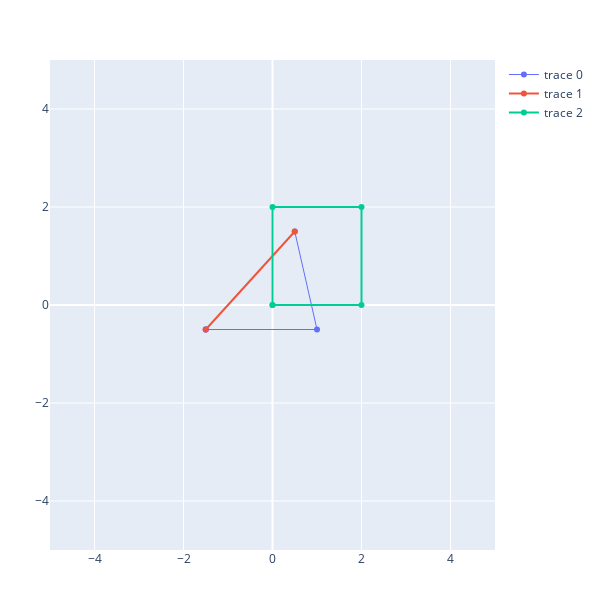

The notebook cell this image was saved under:
### Code cell
function plottriangle(t::Triangle; kwargs...)
    tp = vcat(vcat(t.points'...),t.points[1]')
    scatter(x = tp[:,1],y = tp[:,2]; kwargs...)
end

function plotline(t::Line; kwargs...)
    tp = vcat(t.points'...)
    scatter(x = tp[:,1],y = tp[:,2]; kwargs...)
end

function plotrectangle(r::Rect; kwargs...)
    tp = collect(coordinates(r))
    # adjusting order of points.
    tp = tp[[1,2,4,3]]
    tp = mapreduce(x->[x[1],x[2]]', vcat, tp)
    
    tp = vcat(tp, tp[1,:]')
    scatter(x = tp[:,1],y = tp[:,2]; kwargs...)
end

pt = plottriangle(t,line=attr(width=1))
pl = plotline(l)
pr = plotrectangle(r)



layout = Layout(
    xaxis = attr(range = [-5, 5]),
    yaxis = attr(range = [-5, 5]),
    width = 600,
    height = 600
)
plot([pt,pl, pr],layout)

### Figure 1 — Plotly figure (JSON) as saved in the notebook; plotly's stock layout.template omitted (floating-point values rounded to 4 significant figures)
{"data": [{"line": {"width": 1}, "type": "scatter", "x": [-1.5, 0.5, 1, -1.5], "y": [-0.5, 1.5, -0.5, -0.5]}, {"type": "scatter", "x": [-1.5, 0.5], "y": [-0.5, 1.5]}, {"type": "scatter", "x": [0, 2, 2, 0, 0], "y": [0, 0, 2, 2, 0]}], "layout": {"height": 600, "margin": {"b": 50, "l": 50, "r": 50, "t": 60}, "width": 600, "xaxis": {"range": [-5, 5], "type": "linear"}, "yaxis": {"range": [-5, 5], "type": "linear"}}}
